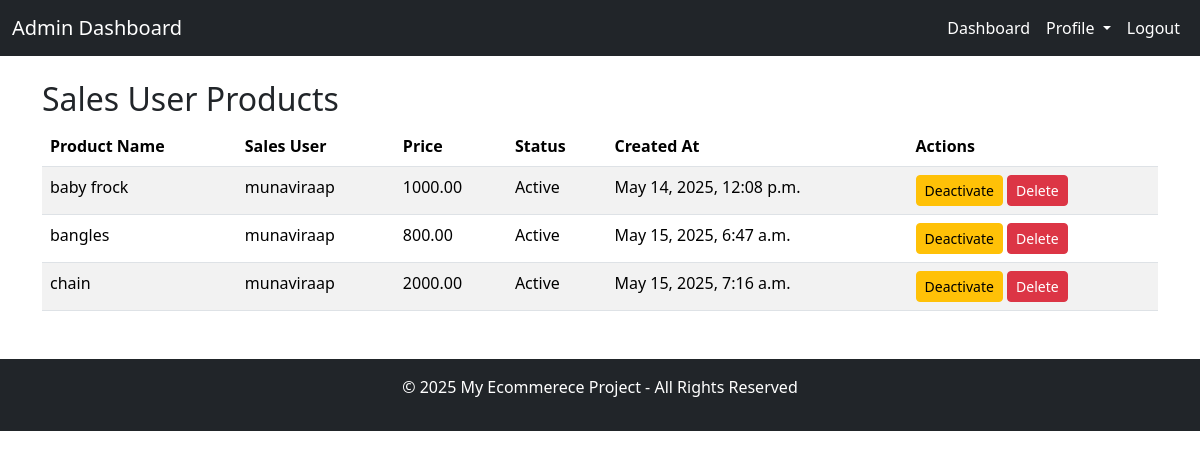
Before: /sales-products/ (signed in) with the older database file.
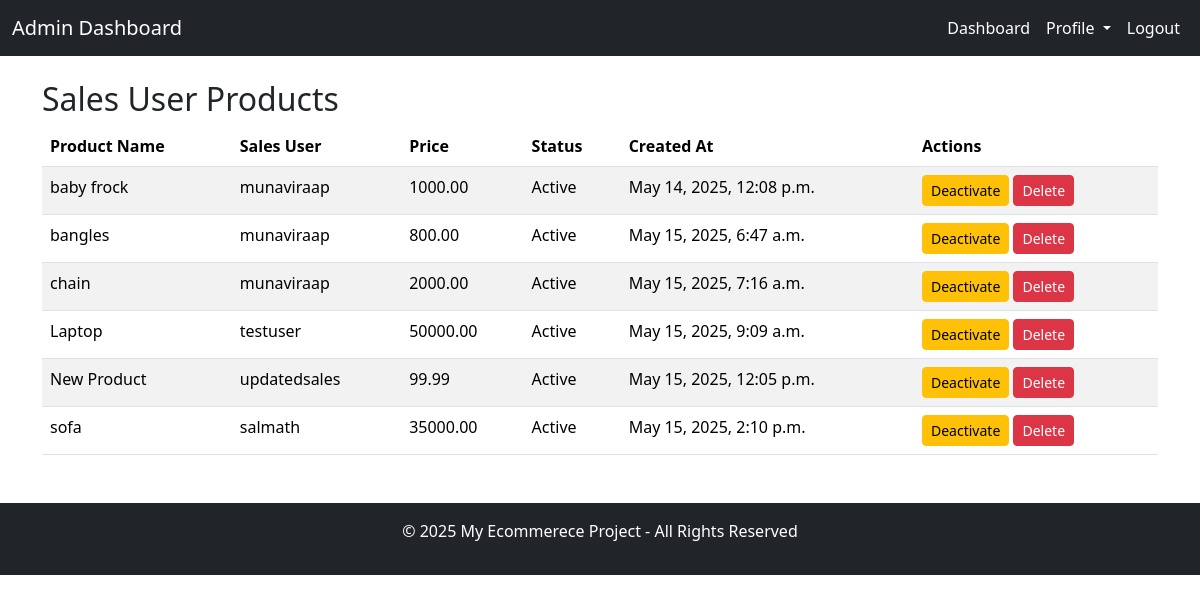
After: the same page with the newer database file.
### accounts/models.py (models this page shows, shortened)
class Product(models.Model):
    name = models.CharField(max_length=255)
    description = models.TextField()
    price = models.DecimalField(max_digits=10, decimal_places=2)
    image = models.ImageField(upload_to='product_images/', null=True, blank=True)
    created_by = models.ForeignKey(settings.AUTH_USER_MODEL, on_delete=models.CASCADE, related_name='products')
    is_active = models.BooleanField(default=True)
    created_at = models.DateTimeField(auto_now_add=True)

class CustomUser(AbstractUser):
    ROLE_CHOICES = (
        ('admin', 'Admin'),
        ('user', 'User'),
        ('sales', 'Sales'),
    )
    email = models.EmailField(('email address'), unique=True)  # ✅ Make email unique
    phone_number = models.CharField(max_length=15, blank=True, null=True)
    role = models.CharField(max_length=10, choices=ROLE_CHOICES, default='user')
    is_verified = models.BooleanField(default=False)  # Used to verify sales accounts
    USERNAME_FIELD = 'email'
    REQUIRED_FIELDS = ['username', 'role']

### accounts/views.py (the view)
# urls.py: path('sales-products/', views.sales_products_list, name='sales_products_list'),
def sales_products_list(request):
    if request.user.is_superuser or request.user.role == 'admin':
        sales_users = CustomUser.objects.filter(role='sales')
        products = Product.objects.filter(created_by__in=sales_users)
        return render(request, 'accounts/admin_dashboard/sales_products.html', {'products': products})
    else:
        return redirect('login')

### accounts/templates/accounts/admin_dashboard/sales_products.html
{% extends 'accounts/admin_base.html' %}
{% load static %}
{% block content %}
<div class="container mt-4">
    <h2>Sales User Products</h2>
    <table class="table table-striped">
        <thead class="thead-dark">
            <tr>
                <th>Product Name</th>
                <th>Sales User</th>
                <th>Price</th>
                <th>Status</th>
                <th>Created At</th>
                <th>Actions</th>
            </tr>
        </thead>
        <tbody>
            {% for product in products %}
            <tr>
                <td>{{ product.name }}</td>
                <td>{{ product.created_by.username }}</td>
                <td>{{ product.price }}</td>
                <td>{{ product.is_active|yesno:"Active,Inactive" }}</td>
                <td>{{ product.created_at }}</td>
                <td>
    <a href="{% url 'toggle_product_status' product.id %}" class="btn btn-sm btn-warning">
        {% if product.is_active %}Deactivate{% else %}Activate{% endif %}
    </a>
    <a href="{% url 'delete_product' product.id %}" class="btn btn-sm btn-danger"
       onclick="return confirm('Are you sure you want to delete this product?');">Delete</a>
</td>
            </tr>
            {% empty %}
            <tr>
                <td colspan="5">No products found.</td>
            </tr>
            {% endfor %}
        </tbody>
    </table>
</div>
{% endblock %}

Changed rows visible on the page:
added Product: name "Laptop", created_by.username "testuser", price "50000.00", is_active "Active", created_at "May 15, 2025, 9:09 a.m.", shows "Deactivate"
added Product: name "New Product", created_by.username "updatedsales", price "99.99", is_active "Active", created_at "May 15, 2025, 12:05 p.m.", shows "Deactivate"
added Product: name "sofa", created_by.username "salmath", price "35000.00", is_active "Active", created_at "May 15, 2025, 2:10 p.m.", shows "Deactivate"
